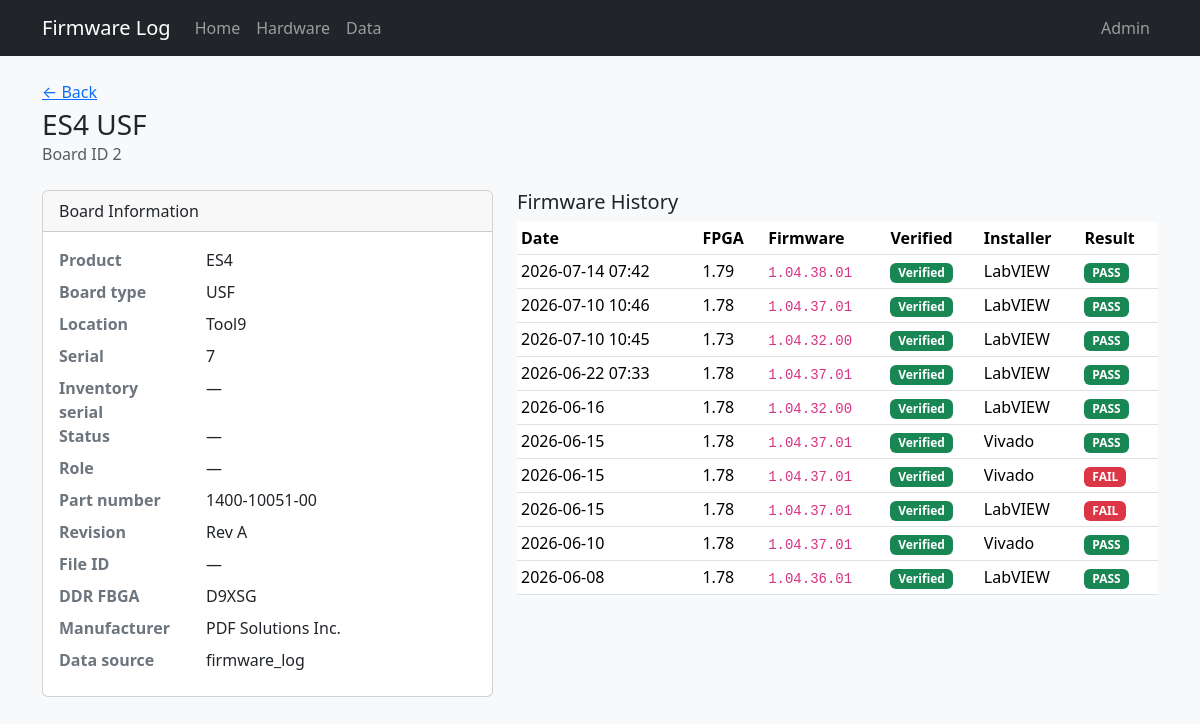
/board/2, run on the app's committed database.
### tables this page shows
CREATE TABLE "boards" (
                board_id      INTEGER PRIMARY KEY,
                tool          TEXT,
                board_slot    TEXT,
                manufacturer  TEXT NOT NULL DEFAULT 'PDF Solutions Inc.',
                board_name    TEXT NOT NULL,
                serial        TEXT NOT NULL,
                part_number   TEXT,
                revision      TEXT,
                file_id       TEXT,
                product_name  TEXT NOT NULL,
                ddr_fbga      TEXT
            , inventory_serial TEXT, status TEXT, role TEXT, comment TEXT, open_item TEXT, po TEXT, modified_by TEXT, source_updated_at TEXT, data_source TEXT, dc_status TEXT, ac_status TEXT, gcal_status TEXT, adc_status TEXT, eeprom_status TEXT);

CREATE TABLE "firmware_history" (
                event_id    INTEGER PRIMARY KEY AUTOINCREMENT,
                board_id    INTEGER NOT NULL REFERENCES boards (board_id),
                event_date  TEXT NOT NULL,
                event_time  TEXT,
                fpga        TEXT,
                firmware    TEXT NOT NULL,
                installer   TEXT,
                result      TEXT
            );

### app.py (the view)
@app.route("/board/<int:board_id>")
def board_detail(board_id):
    board = db.get_board(board_id)
    if not board:
        flash("Board not found.", "danger")
        return redirect(url_for("index"))
    return render_template(
        "board_detail.html",
        board=board,
        firmware_verified=db.firmware_verified_label(board),
        history=db.board_history(board_id),
        events=db.board_events(board_id),
    )

### db.py (called while the page is built)
def is_firmware_verified(board) -> bool:
    if not board:
        return False
    if board.get("board_id") in VERIFIED_BOARD_IDS:
        return True
    if board.get("data_source") == "firmware_log":
        return True
    if board.get("tool") == "Tool13" and board.get("product_name") == "BAP":
        return True
    return False

def firmware_verified_label(board) -> str:
    return "verified" if is_firmware_verified(board) else "unverified"

def dict_row(cursor, row):
    return {col[0]: row[i] for i, col in enumerate(cursor.description)}

@contextmanager
def get_db():
    conn = sqlite3.connect(DATABASE)
    conn.row_factory = dict_row
    try:
        yield conn
    finally:
        conn.close()

def fetch_all(query, params=()):
    with get_db() as conn:
        return conn.execute(query, params).fetchall()

def fetch_one(query, params=()):
    with get_db() as conn:
        return conn.execute(query, params).fetchone()

def get_board(board_id):
    return fetch_one("SELECT * FROM boards WHERE board_id = ?", (board_id,))

def board_history(board_id):
    return fetch_all(
        """
        SELECT *
        FROM firmware_history
        WHERE board_id = ?
        ORDER BY event_date DESC, COALESCE(event_time, '00:00:00') DESC, event_id DESC
        """,
        (board_id,),
    )

def board_events(board_id):
    return fetch_all(
        """
        SELECT *
        FROM board_events
        WHERE board_id = ?
        ORDER BY event_date DESC, COALESCE(event_time, '00:00:00') DESC, event_id DESC
        """,
        (board_id,),
    )

### templates/board_detail.html (shortened to what this page needs)
{% extends "base.html" %}
{% from "macros.html" import result_badge, verified_badge %}
{% block content %}
<div class="d-flex flex-wrap justify-content-between align-items-start gap-2 mb-4">
  <div>
    <p class="text-muted mb-1"><a href="{{ url_for('index') }}">&larr; Back</a></p>
    <h1 class="h3 mb-0">{{ board.product_name }} {{ board.board_name }}</h1>
    <p class="text-muted mb-0">Board ID {{ board.board_id }}</p>
  </div>
</div>
<div class="row g-4">
  <div class="col-md-5">
    <div class="card">
      <div class="card-header">Board Information</div>
      <dl class="card-body mb-0 row">
        <dt class="col-sm-4">Product</dt><dd class="col-sm-8">{{ board.product_name }}</dd>
        <dt class="col-sm-4">Board type</dt><dd class="col-sm-8">{{ board.board_name }}</dd>
        <dt class="col-sm-4">Location</dt><dd class="col-sm-8">{{ board.tool or '—' }}</dd>
        <dt class="col-sm-4">Serial</dt><dd class="col-sm-8">{{ board.serial }}</dd>
        <dt class="col-sm-4">Inventory serial</dt><dd class="col-sm-8">{{ board.inventory_serial or '—' }}</dd>
        <dt class="col-sm-4">Status</dt><dd class="col-sm-8">{{ board.status or '—' }}</dd>
        <dt class="col-sm-4">Role</dt><dd class="col-sm-8">{{ board.role or '—' }}</dd>
        <dt class="col-sm-4">Part number</dt><dd class="col-sm-8">{{ board.part_number or '—' }}</dd>
        <dt class="col-sm-4">Revision</dt><dd class="col-sm-8">{{ board.revision or '—' }}</dd>
        <dt class="col-sm-4">File ID</dt><dd class="col-sm-8">{{ board.file_id or '—' }}</dd>
        <dt class="col-sm-4">DDR FBGA</dt><dd class="col-sm-8">{{ board.ddr_fbga or '—' }}</dd>
        <dt class="col-sm-4">Manufacturer</dt><dd class="col-sm-8">{{ board.manufacturer }}</dd>
        {% if board.data_source %}
        <dt class="col-sm-4">Data source</dt><dd class="col-sm-8">{{ board.data_source }}</dd>
        {% endif %}
      </dl>
    </div>
  </div>
  <div class="col-md-7">
    <h2 class="h5">Firmware History</h2>
    <div class="table-responsive">
      <table class="table table-sm table-hover align-middle">
        <thead>
          <tr>
            <th>Date</th>
            <th>FPGA</th>
            <th class="col-firmware">Firmware</th>
            <th class="col-verified">Verified</th>
            <th>Installer</th>
            <th>Result</th>
          </tr>
        </thead>
        <tbody>
          {% for row in history %}
          <tr>
            <td>{{ row.event_date }}{% if row.event_time %} {{ row.event_time }}{% endif %}</td>
            <td>{{ row.fpga or '—' }}</td>
            <td class="col-firmware"><code>{{ row.firmware }}</code></td>
            <td class="col-verified">{{ verified_badge(firmware_verified) }}</td>
            <td>{{ row.installer or '—' }}</td>
            <td>{{ result_badge(row.result) }}</td>
          </tr>
          {% else %}
          <tr><td colspan="7" class="text-muted">No firmware history for this board.</td></tr>
          {% endfor %}
        </tbody>
      </table>
    </div>
  </div>
</div>
{% endblock %}

### templates/macros.html (shortened to what this page needs)
{% macro result_badge(result) -%}
  {% if result %}
    {% set r = result|upper %}
    {% if r == 'PASS' %}
      <span class="badge text-bg-success">PASS</span>
    {% elif r == 'FAIL' %}
      <span class="badge text-bg-danger">FAIL</span>
    {% else %}
      <span class="badge text-bg-secondary">{{ result }}</span>
    {% endif %}
  {% else %}
    <span class="text-muted">—</span>
  {% endif %}
{%- endmacro %}
{% macro verified_badge(status) -%}
  {% if status == 'verified' %}
    <span class="badge text-bg-success">Verified</span>
  {% elif status == 'unverified' %}
    <span class="badge text-bg-warning text-dark">Unverified</span>
  {% else %}
    <span class="text-muted">—</span>
  {% endif %}
{%- endmacro %}

### static/style.css (style rules this page uses)
body { background-color: #f8f9fa; }
code { font-size: 0.875em; }
.table th { white-space: nowrap; }
.card dl dt { color: #6c757d; }

### data on the page
boards: product_name "ES4", board_name "USF", board_id "2", tool "Tool9", serial "7", part_number "1400-10051-00", revision "Rev A", ddr_fbga "D9XSG", manufacturer "PDF Solutions Inc.", data_source "firmware_log"
firmware_history: event_date "2026-07-14", event_time "07:42", fpga "1.79", firmware "1.04.38.01", installer "LabVIEW", result "PASS"
firmware_history: event_date "2026-07-10", event_time "10:46", fpga "1.78", firmware "1.04.37.01", installer "LabVIEW", result "PASS"
firmware_history: event_date "2026-07-10", event_time "10:45", fpga "1.73", firmware "1.04.32.00", installer "LabVIEW", result "PASS"
firmware_history: event_date "2026-06-22", event_time "07:33", fpga "1.78", firmware "1.04.37.01", installer "LabVIEW", result "PASS"
firmware_history: event_date "2026-06-16", fpga "1.78", firmware "1.04.32.00", installer "LabVIEW", result "PASS"
firmware_history: event_date "2026-06-15", fpga "1.78", firmware "1.04.37.01", installer "Vivado", result "PASS"
firmware_history: event_date "2026-06-15", fpga "1.78", firmware "1.04.37.01", installer "Vivado", result "FAIL"
firmware_history: event_date "2026-06-15", fpga "1.78", firmware "1.04.37.01", installer "LabVIEW", result "FAIL"
firmware_history: event_date "2026-06-10", fpga "1.78", firmware "1.04.37.01", installer "Vivado", result "PASS"
firmware_history: event_date "2026-06-08", fpga "1.78", firmware "1.04.36.01", installer "LabVIEW", result "PASS"

### other printed values
{{ board.inventory_serial or '—' }} "—"
{{ board.status or '—' }} "—"
{{ board.role or '—' }} "—"
{{ board.file_id or '—' }} "—"
